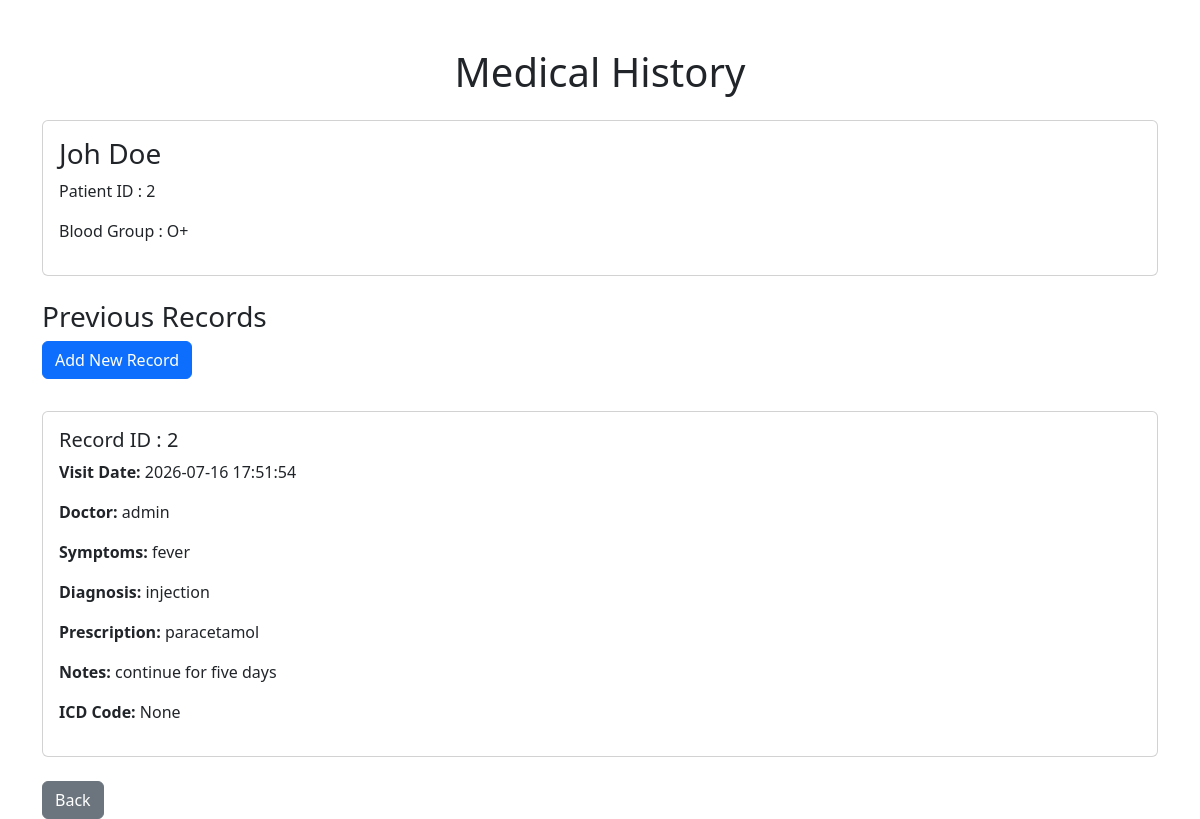
The page /medical_history/2 on the database as committed earlier.
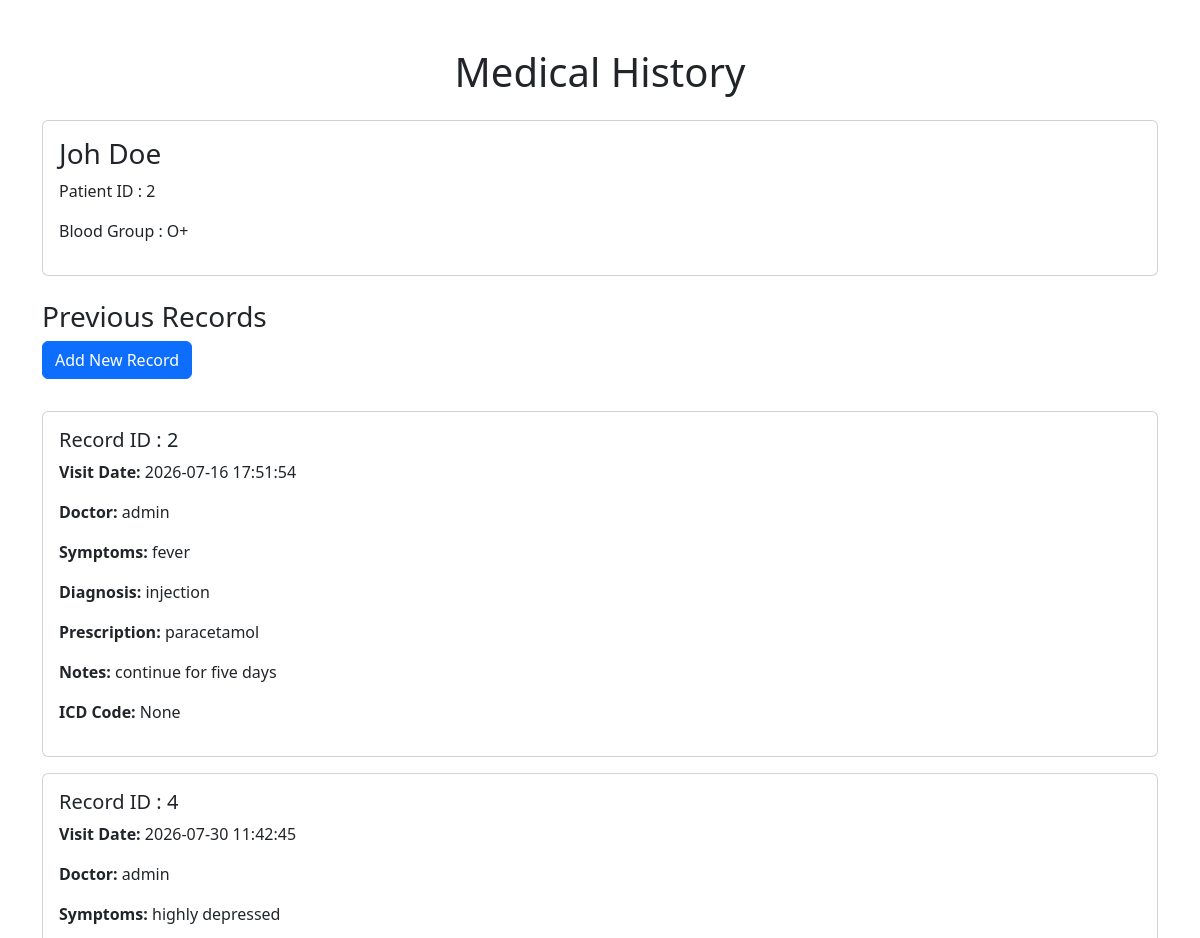
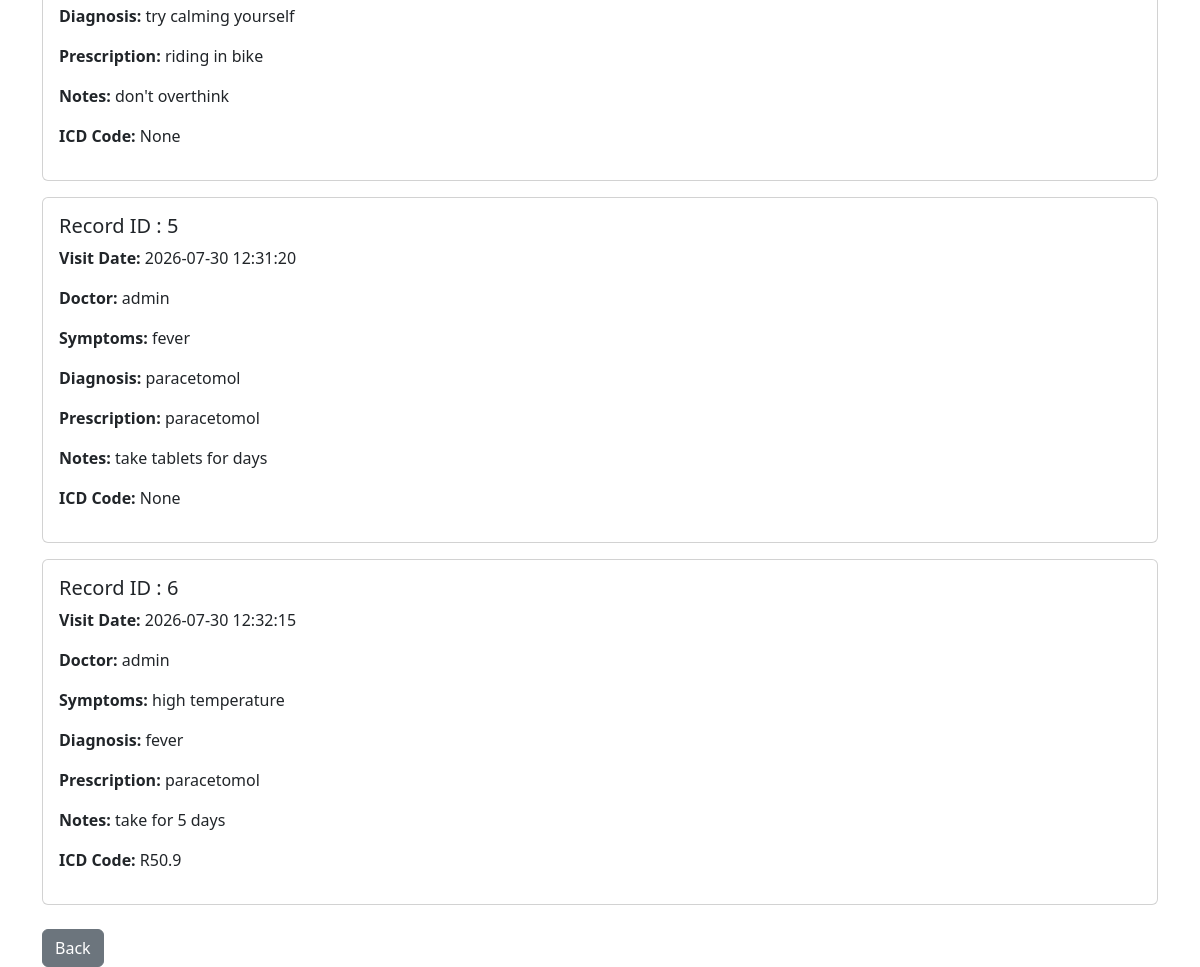
The same page on the database as committed later (2 pictures, top to bottom).
### tables this page shows
CREATE TABLE patients(
    patient_id INTEGER PRIMARY KEY AUTOINCREMENT,
    firstname TEXT NOT NULL,
    lastname TEXT NOT NULL,
    gender TEXT NOT NULL,
    dob TEXT NOT NULL,
    phone TEXT NOT NULL,
    email TEXT NOT NULL,
    address TEXT NOT NULL,
    blood_group TEXT NOT NULL,
    time TIMESTAMP DEFAULT CURRENT_TIMESTAMP
);

CREATE TABLE medical_records(

    record_id INTEGER PRIMARY KEY AUTOINCREMENT,

    patient_id INTEGER,

    symptoms TEXT,

    diagnosis TEXT,

    prescription TEXT,

    notes TEXT,

    icd_code TEXT,

    date TIMESTAMP DEFAULT CURRENT_TIMESTAMP, doctor_name TEXT,

    FOREIGN KEY(patient_id) REFERENCES patients(patient_id)

);

### app.py (the view)
@app.route("/medical_history/<int:patient_id>")
def medical_history(patient_id):
    conn = sq.connect("ehr.db")
    cursor = conn.cursor()
    cursor.execute(
        """
        SELECT * FROM medical_records
        WHERE patient_id=?
        """,
        (patient_id,)
    )
    records = cursor.fetchall()
    cursor.execute(
        """
        SELECT * FROM patients
        WHERE patient_id=?
        """,
        (patient_id,)
    )
    patient = cursor.fetchone()
    conn.close()
    return render_template(
        "medical_history.html",
        patient=patient,
        records=records
    )

### templates/medical_history.html (shortened to what this page needs)
<!DOCTYPE html>
<html>
<head>
<link href="https://cdn.jsdelivr.net/npm/bootstrap@5.3.8/dist/css/bootstrap.min.css"
rel="stylesheet">
</head>
<body>
<div class="container mt-5">
<h1 class="text-center mb-4">
Medical History
</h1>
<div class="card mb-4">
<div class="card-body">
<h3>
{{patient[1]}} {{patient[2]}}
</h3>
<p>
Patient ID : {{patient[0]}}
</p>
<p>
Blood Group : {{patient[8]}}
</p>
</div>
</div>
<h3>
Previous Records
</h3>
<a href="/add_record/{{patient[0]}}"
class="btn btn-primary mb-3">
Add New Record
</a>
{% if records %}
{% for record in records %}
<div class="card mt-3">
<div class="card-body">
<h5>
Record ID : {{record[0]}}
</h5>
<p>
<b>Visit Date:</b>
{{record[7]}}
</p>
<p>
<b>Doctor:</b>
{{record[8]}}
</p>
<p>
<b>Symptoms:</b>
{{record[2]}}
</p>
<p>
<b>Diagnosis:</b>
{{record[3]}}
</p>
<p>
<b>Prescription:</b>
{{record[4]}}
</p>
<p>
<b>Notes:</b>
{{record[5]}}
</p>
<p>
<b>ICD Code:</b>
{{record[6]}}
</p>
</div>
</div>
{% endfor %}
{% else %}
<div class="alert alert-info">
No medical records found.
</div>
{% endif %}
<a href="/doctor_dashboard"
class="btn btn-secondary mt-4">
Back
</a>
</div>
</body>
</html>

Rows that differ between the two databases and show on the page:
added medical_records: record_id "4", date "2026-07-30 11:42:45", doctor_name "admin", symptoms "highly depressed", diagnosis "try calming yourself", prescription "riding in bike", notes "don't overthink", record "None"
added medical_records: record_id "5", date "2026-07-30 12:31:20", doctor_name "admin", symptoms "fever", diagnosis "paracetomol", prescription "paracetomol", notes "take tablets for days", record "None"
added medical_records: record_id "6", date "2026-07-30 12:32:15", doctor_name "admin", symptoms "high temperature", diagnosis "fever", prescription "paracetomol", notes "take for 5 days", icd_code "R50.9"
